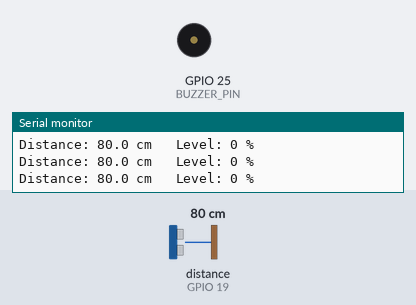
A sketch run on a simulated ESP32. On the bench: buzzer (waves = sounding, pin HIGH), the last lines printed to the serial monitor. Wiring (inferred from the names in the program): ultrasonic range finder: trigger GPIO 18; echo GPIO 19. Inputs (shaded band) come from the test bench; at power-on: distance to the obstacle (sensor on GPIO 19) 80 cm. The echo pulse lasts 58.3 µs per cm; pins used as bus, display or sensor lines are not drawn.

Above: at 1.3 s.
1.4 s: distance to the obstacle (sensor on GPIO 19) set to 8 cm
2.9 s: distance to the obstacle (sensor on GPIO 19) set to 5 cm
At 4.0 s:
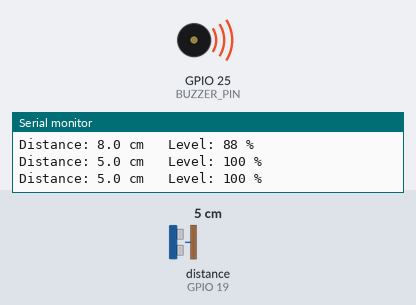
4.5 s: distance to the obstacle (sensor on GPIO 19) set to 9 cm
At 5.2 s:
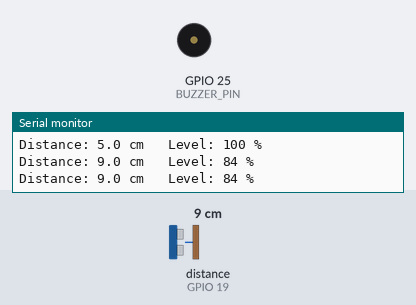
6.0 s: distance to the obstacle (sensor on GPIO 19) set to 2 cm
At 6.5 s:
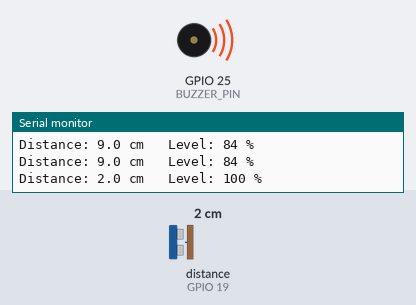
Timing chart, 0 to 8.5 s (numbered marks = the images above; inputs shaded):
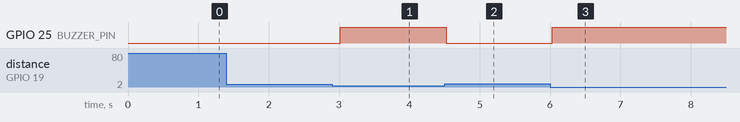

Measured:
- the behaviour switches between 7 and 6 cm on distance to the obstacle (sensor on GPIO 19) (found by bisection; images 0 and 1)
- after the input at 2.9 s, GPIO 25 (BUZZER_PIN): LOW → HIGH after 0.12 s
- after the input at 4.5 s, GPIO 25 (BUZZER_PIN): HIGH → LOW at once
- after the input at 6.0 s, GPIO 25 (BUZZER_PIN): LOW → HIGH at once

The sketch:

HC_SR04_Tank_Level.ino
```cpp
// Water tank level meter (demonstration)
// Mount the sensor at the TOP of the tank pointing DOWN at the water surface.
// Same wiring as HC_SR04.ino (buzzer optional). Keep the module dry!

const int TRIG_PIN = 18;
const int ECHO_PIN = 19;
const int BUZZER_PIN = 25;

const float EMPTY_DISTANCE_CM = 30.0;   // Distance from sensor to water when tank is EMPTY (measure yours)
const float FULL_DISTANCE_CM  = 5.0;    // Distance from sensor to water when tank is FULL (measure yours)

float readDistanceCm()
{
  digitalWrite(TRIG_PIN, LOW);
  delayMicroseconds(2);
  digitalWrite(TRIG_PIN, HIGH);
  delayMicroseconds(10);
  digitalWrite(TRIG_PIN, LOW);
  unsigned long echoTime = pulseIn(ECHO_PIN, HIGH, 30000);
  if (echoTime == 0) return -1.0;
  return echoTime * 0.0343 / 2.0;
}

void setup()
{
  Serial.begin(115200);
  pinMode(TRIG_PIN, OUTPUT);
  pinMode(ECHO_PIN, INPUT);
  pinMode(BUZZER_PIN, OUTPUT);
}

void loop()
{
  float distance = readDistanceCm();

  if (distance < 0)
  {
    Serial.println("No echo");
  }
  else
  {
    // Convert distance to a percentage: FULL_DISTANCE -> 100 %, EMPTY_DISTANCE -> 0 %
    float level = (EMPTY_DISTANCE_CM - distance) * 100.0 / (EMPTY_DISTANCE_CM - FULL_DISTANCE_CM);
    level = constrain(level, 0.0, 100.0);

    Serial.print("Distance: ");
    Serial.print(distance, 1);
    Serial.print(" cm   Level: ");
    Serial.print(level, 0);
    Serial.println(" %");

    if (level >= 95.0)
    {
      digitalWrite(BUZZER_PIN, HIGH);          // Tank almost full
    }
    else
    {
      digitalWrite(BUZZER_PIN, LOW);
    }
  }

  delay(500);
}
```
